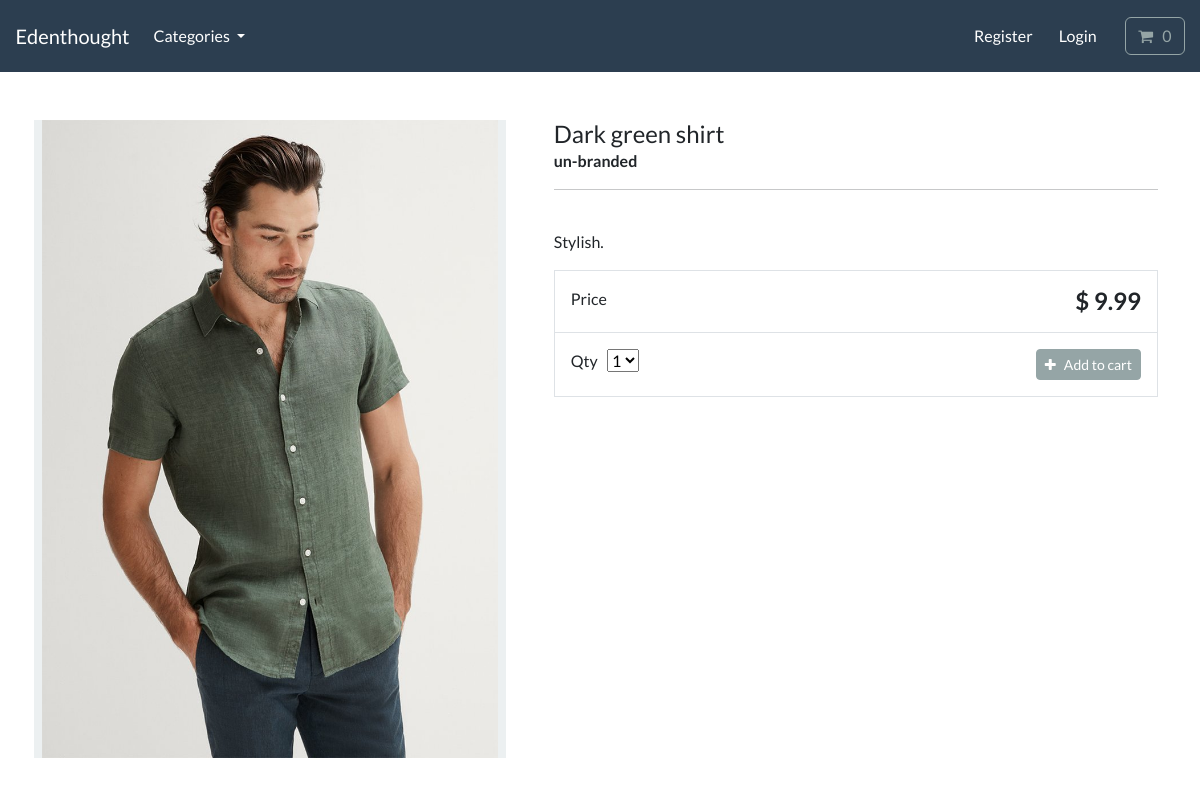
/product/dark-green-shirt/, run on the app's committed database.
### store/models.py (models this page shows, shortened)
class Product(models.Model):
    category = models.ForeignKey(Category, related_name='product', on_delete=models.CASCADE, null=True)
    title = models.CharField(max_length=250)
    brand = models.CharField(max_length=250, default='un-branded')
    description = models.TextField(blank=True)
    slug = models.SlugField(max_length=255)
    price = models.DecimalField(max_digits=4, decimal_places=2)
    image = models.ImageField(upload_to='images/')
    class Meta:
        verbose_name_plural = 'products'

### store/views.py (the view)
# urls.py: path('product/<slug:product_slug>/', views.product_info, name='product-info'),
def product_info(request, product_slug):
    product = get_object_or_404(Product, slug=product_slug)
    context = {'product': product}
    return render(request, 'store/product-info.html', context)

### cart/cart.py (called while the page is built)
    def __len__(self):
        return sum(item['qty'] for item in self.cart.values())

### cart/context_processors.py (called while the page is built)
def cart(request):
    return {'cart': Cart(request)}

### store/models.py (called while the page is built)
    def get_absolute_url(self):
        return reverse('list-category', args=[self.slug])

### store/views.py (called while the page is built)
def categories(request):
    all_categories = Category.objects.all()
    return {'all_categories': all_categories}

### store/templates/store/product-info.html (shortened to what this page needs)
{% extends "./base.html" %}
{% load static %}
{% block content %}
<div class="container">
    <main class="pt-5">
        <div class="row g-3">
            <div class="col-md-5 col-lg-5 order-md-first bg-light">
                <img class="img-fluid mx-auto d-block" alt="Responsive image" src="{{ product.image.url }}">
            </div>
            <div class="col-md-7 col-lg-7 ps-md-3 ps-lg-5">
                <h1 class="mb-0 h4"> {{ product.title }}  </h1>
                <strong> {{ product.brand }} </strong>
                <hr>
                <br>
                <p> {{ product.description }} </p>
                <div class="border">
                    <div class="col border-bottom">
                        <div class="row p-3">
                            <div class="col-6"> Price </div>
                            <div class="col-6 text-end"><span class="h4 fw-bold">$ {{ product.price }} </span></div>
                        </div>
                    </div>
                    <div class="col">
                        <div class="row p-3">
                            <div class="col-6">
                                <label for="select">Qty</label>
                                <select id="select">
                                    <option value="1">1</option>
                                </select>
                            </div>
                            <div class="col-6 text-end">
                                <button type="button" id="add-button" value="{{product.id}}" class="btn btn-secondary btn-sm">
                                    <i class="fa fa-plus" aria-hidden="true"></i> &nbsp; Add to cart
                                </button>
                            </div>
                        </div>
                    </div>
                </div>
            </div>
        </div>
    </main>
    <br>
</div>
{% endblock %}

### data on the page
Product: image (picture), title "Dark green shirt", brand "un-branded", description "Stylish.", price "9.99"
